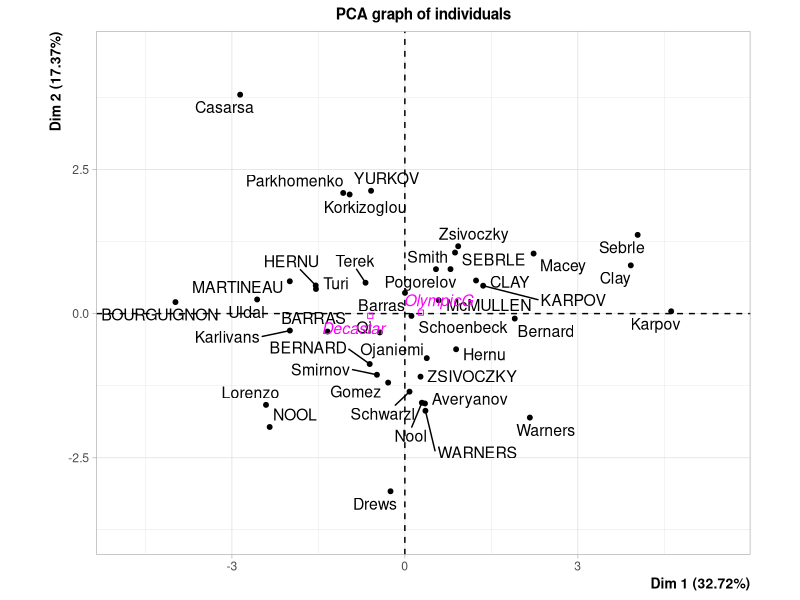
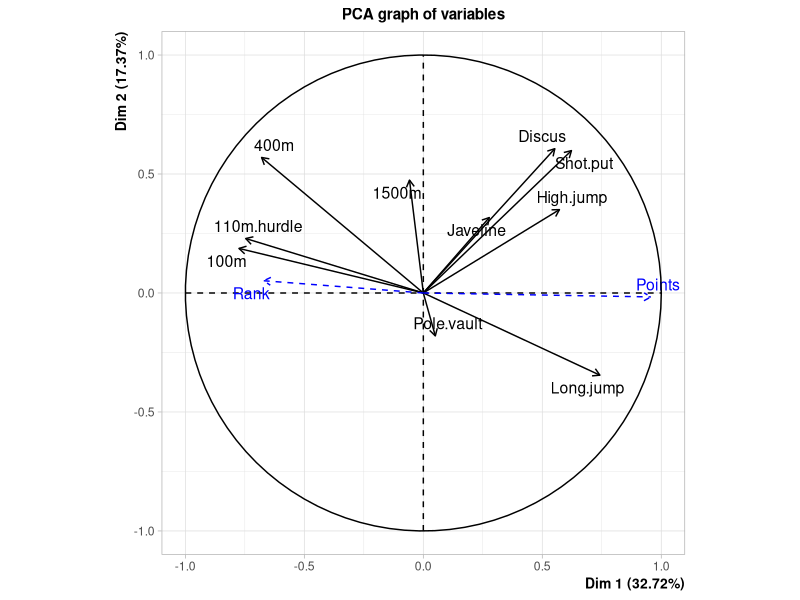
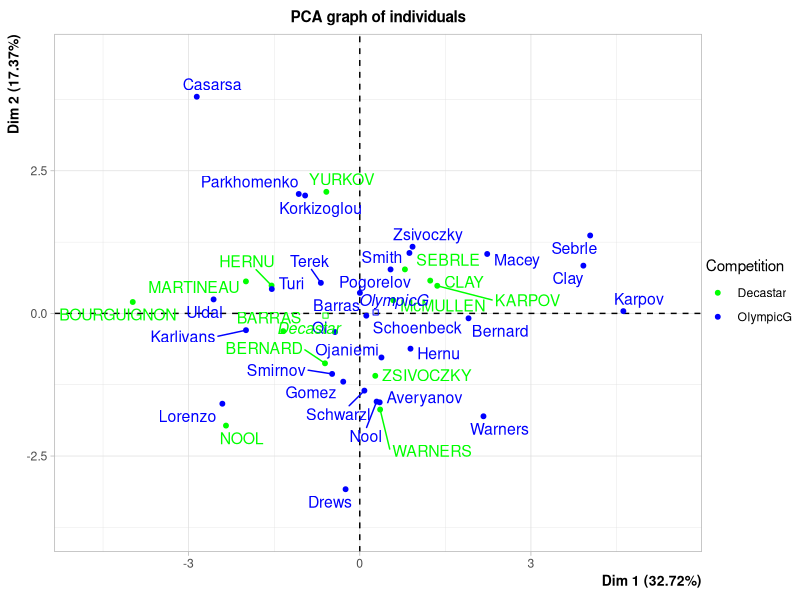
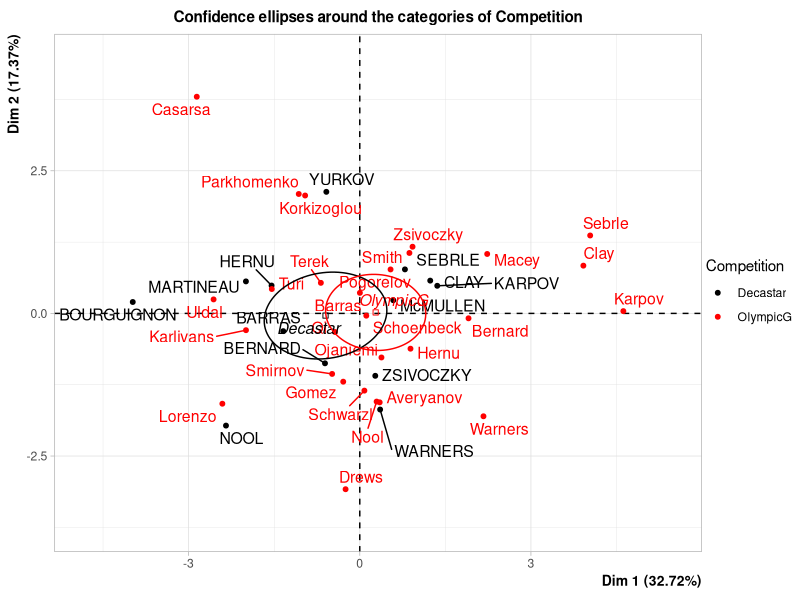
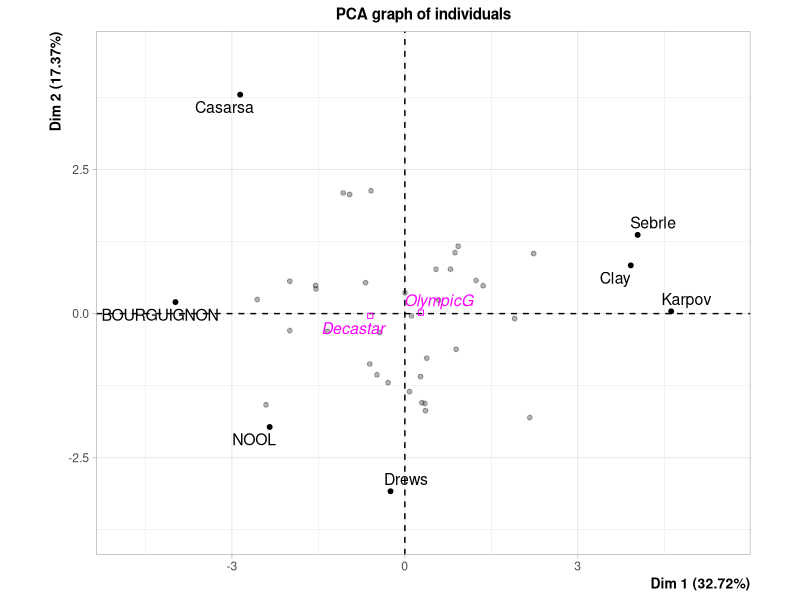
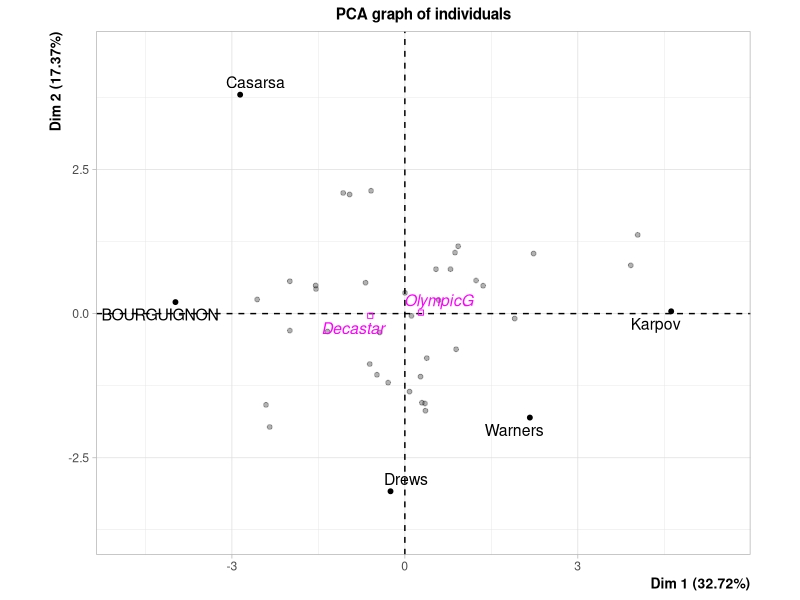
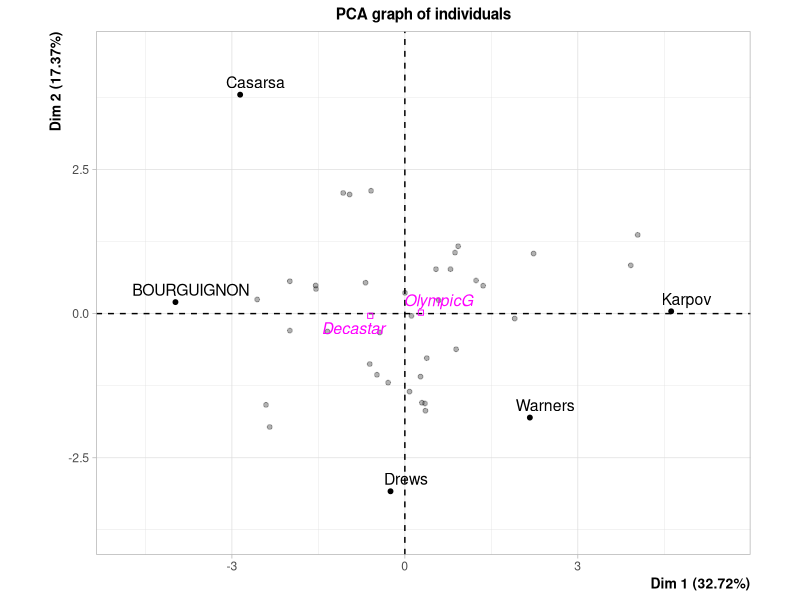
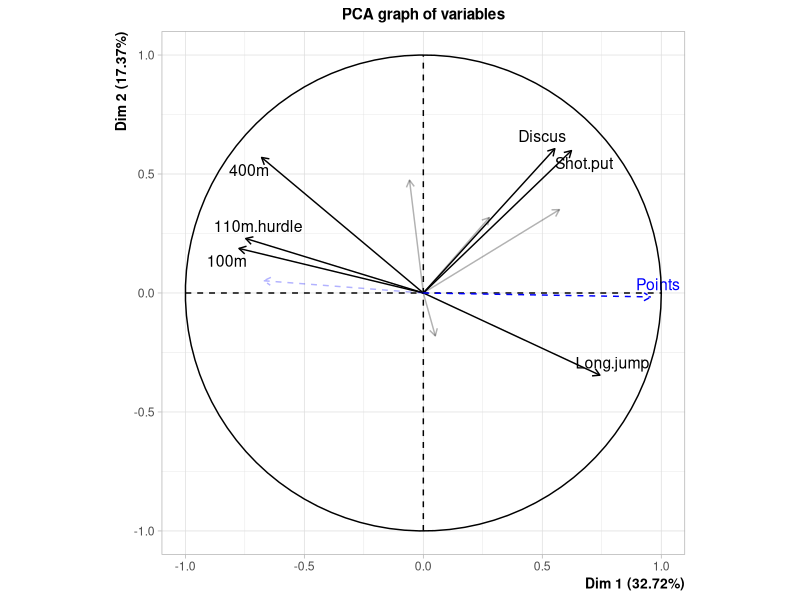

The R source for these figures, in order:
library(FactoMineR)


### Name: plot.PCA
### Title: Draw the Principal Component Analysis (PCA) graphs
### Aliases: plot.PCA
### Keywords: dplot

### ** Examples

data(decathlon)
res.pca <- PCA(decathlon, quanti.sup = 11:12, quali.sup = 13)
plot(res.pca, habillage = 13, col.hab=c("green","blue"))
## To automatically draw ellipses around the barycentres of all the categorical variables
plotellipses(res.pca)
## Selection of some individuals
plot(res.pca,select="contrib 7") #plot the 7 individuals that have the highest cos2 
plot(res.pca,select="cos2 0.8")  #plot the individuals that have a cos2 greater than 0.8
plot(res.pca,select="cos2 5")     #plot the 5 individuals that have the highest cos2 
plot(res.pca,choix="var",select="cos2 0.6")  #plot the variables that have a cos2 greater than 0.6
